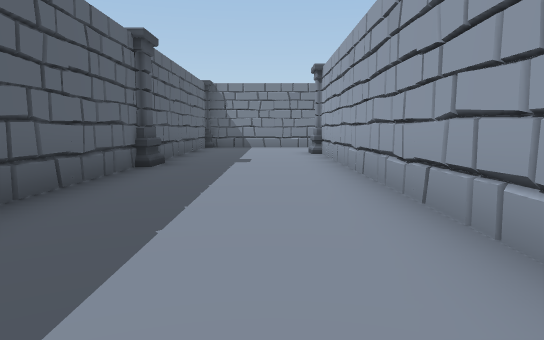
[1] (above)

24 first-person views from a walk through a scene from a Unity 3-D project. The camera is 1.3 m above the floor, tilts 6° down and sees 70° across. The floor is counted in squares, 2 m on a side. Each view is taken from the middle of a square. On the plan, view 1 faces up. The plan holds only what a view shows up to about 11 squares ahead; the rest is blank. The place goes on beyond the plan. Some animated figures are not drawn.

[2]
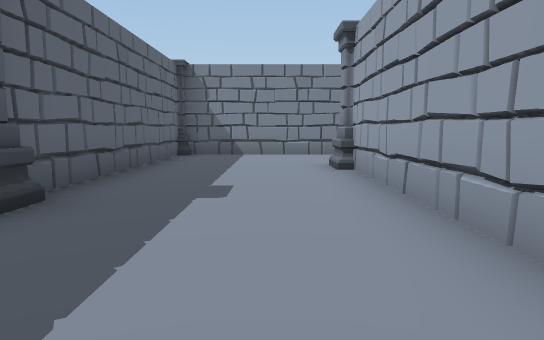

[3]
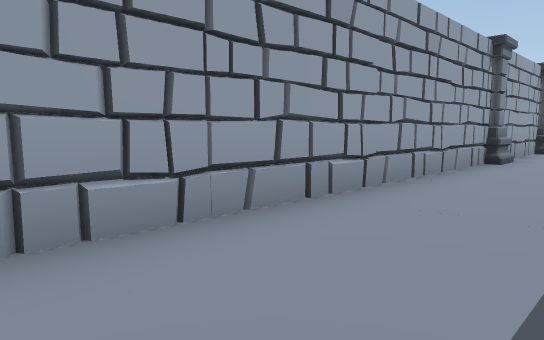

[4]
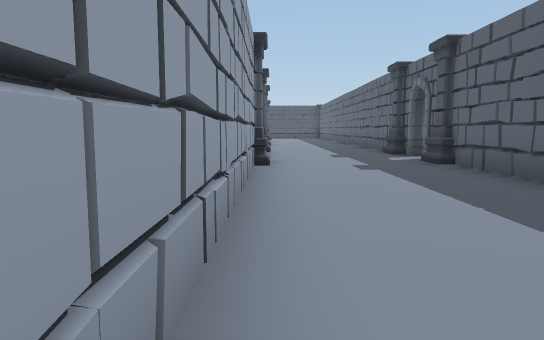

[5]
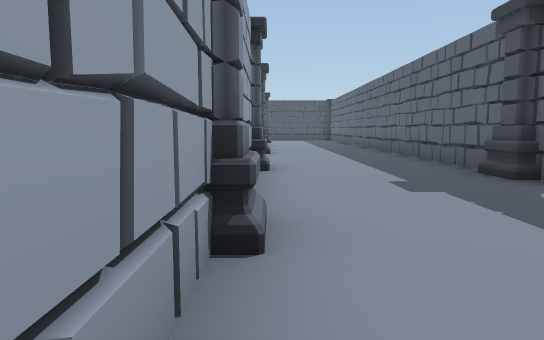

[6]
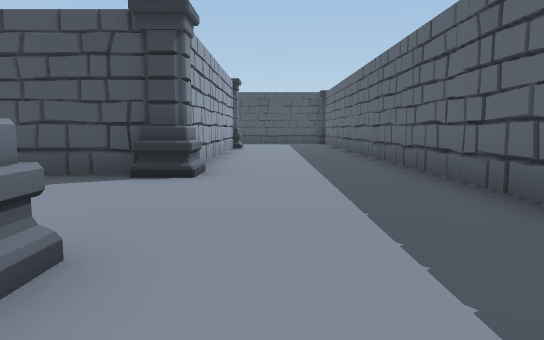

[7]
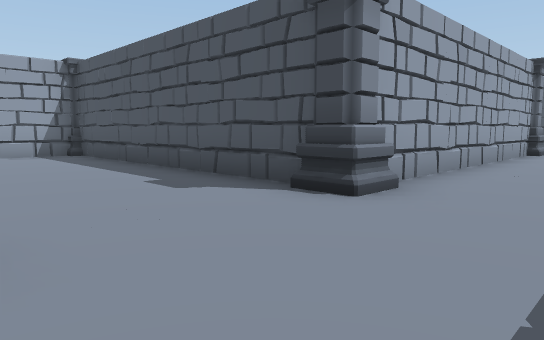

[8]
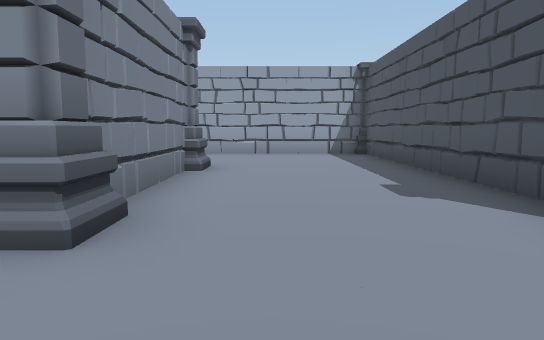

[9]
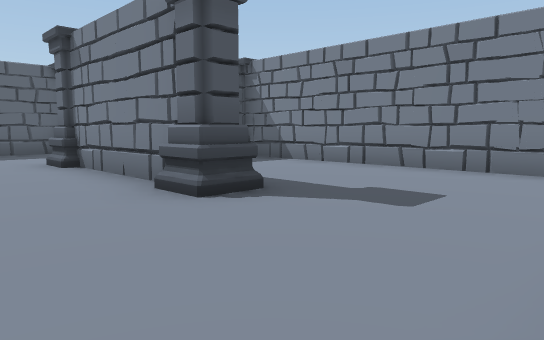

[10]
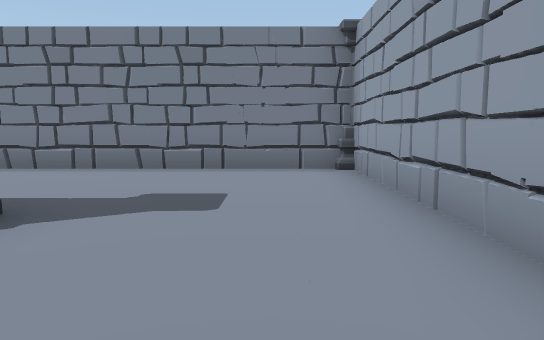

[11]
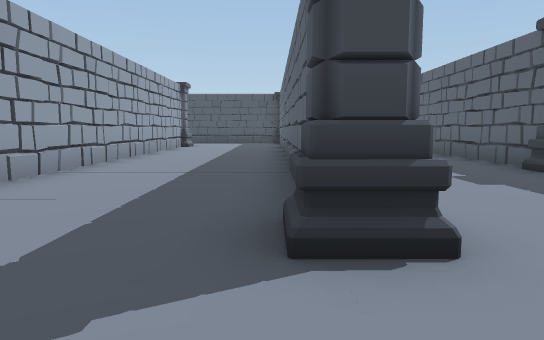

[12]
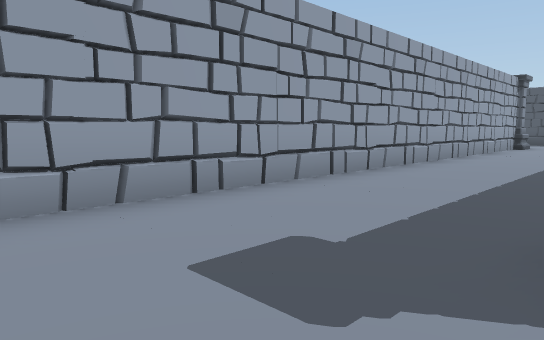

[13]
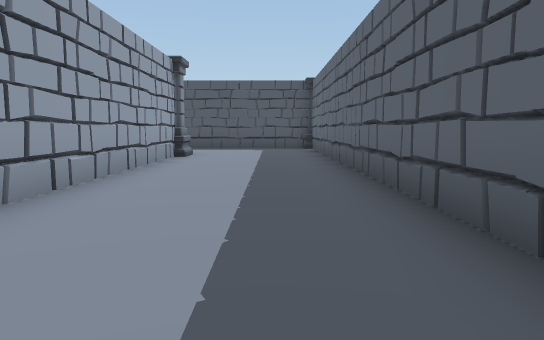

[14]
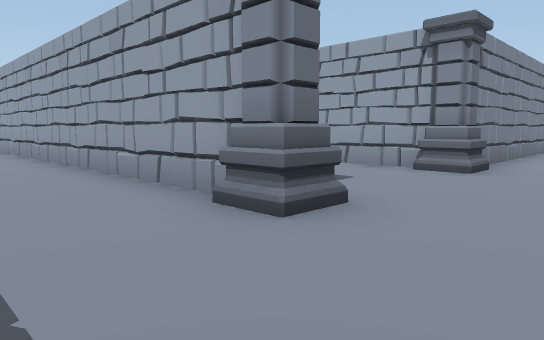

[15]
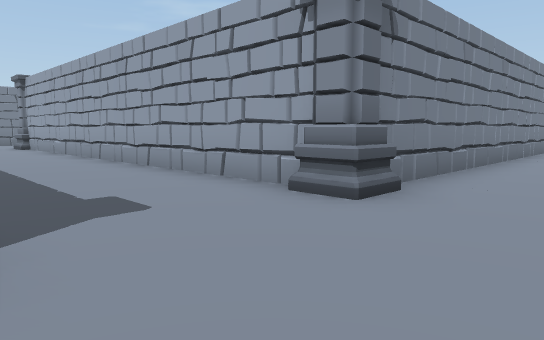

[16]
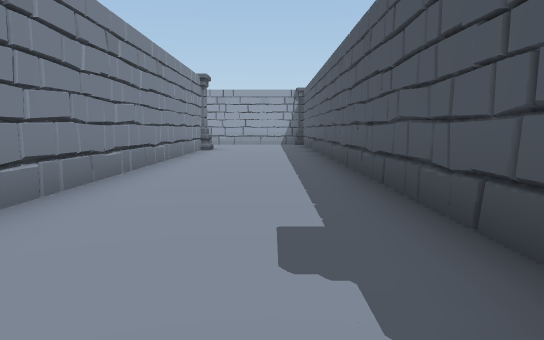

[17]
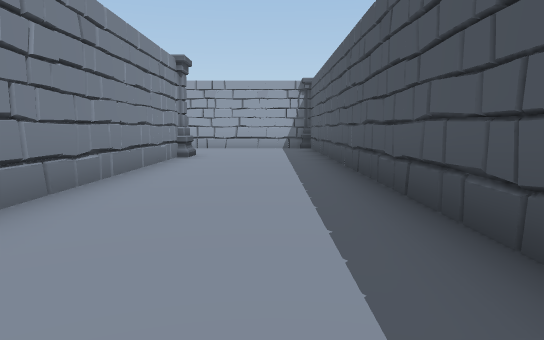

[18]
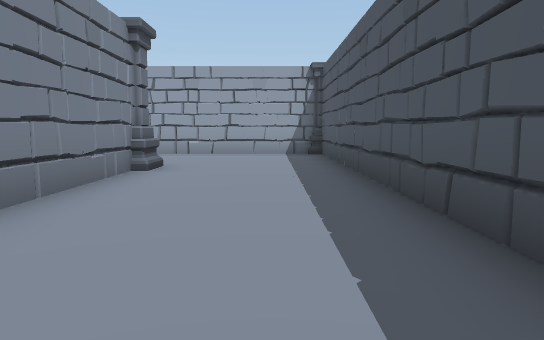

[19]
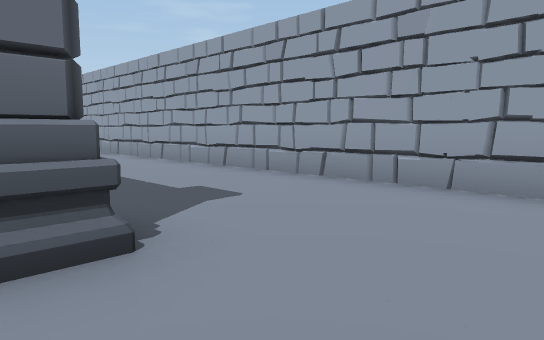

[20]
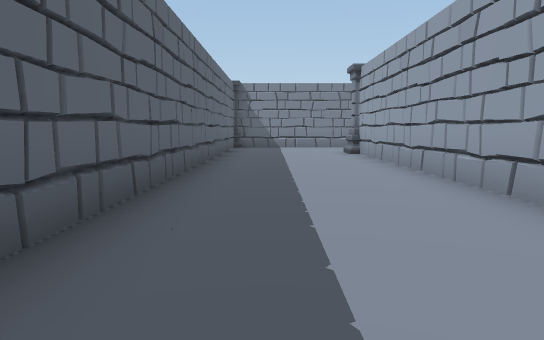

[21]
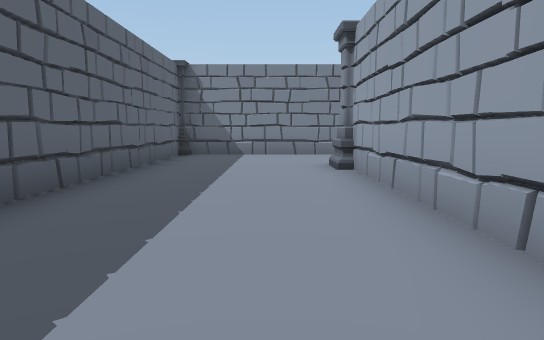

[22]
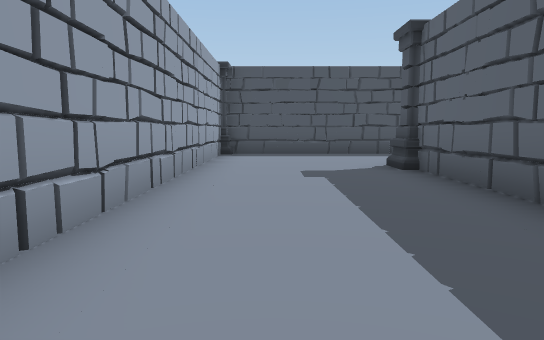

[23]
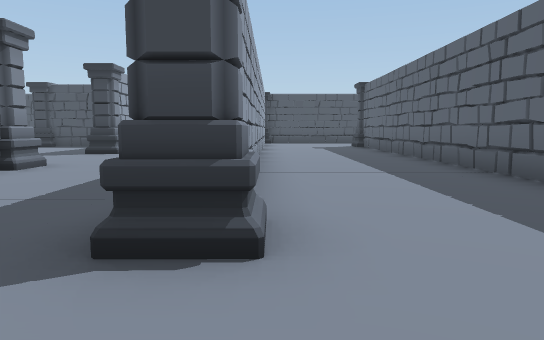

[24]
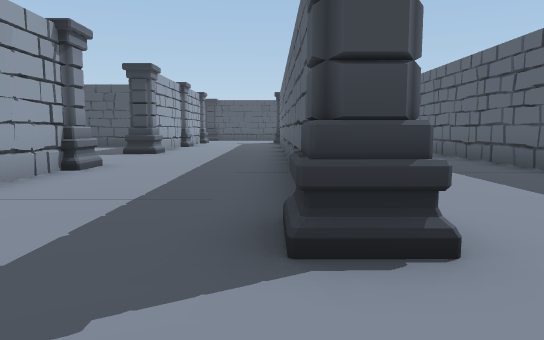

### Floor plan
Points are (right, up) in squares from view 1. A wall is a line through its corners. A room is listed if a view was taken in it or the views show most of it. See-through windows are left out.
Room 1 (views 1, 2, 3, 4, 5, 6, 7, 8, 9, 10, 11, 12, 13, 14, 15)
walls: (5.3, -1.4) (5.3, 12.5); (1.3, -4.2) (1.3, 10.3); (1.1, 1.9) (1.7, 2.2); (-2.4, -2.8) (-2.4, -5.4); (9.3, -1.4) (9.3, 8.4); (8.5, -5.6) (1.6, -5.6); (1.3, -9.2) (1.3, -6.2); (5.3, -9.6) (1.8, -9.6); (-2.4, -8.6) (-2.4, -19); (-2.4, 6.6) (-2.4, 2.2); (1.6, 8.9) (1.6, -3.1); (1.7, -13.5) (8.4, -13.5); (9.3, -13.4) (9.3, -5.9); (1.8, 14) (-1.5, 14); (-2.4, 13.4) (-2.4, 7.5); (1.3, -21.1) (1.3, -14.6)
ways out: opening at (9, -3.5) to room 2
objects: column (-2, -8); column (-2, -6); column (-2, 7); column (1, -22); column (1, -14); column (1, -10); column (1, -5); column (1, 11) to (2, 11); column (5, -2) to (6, -2); column (6, -9); column (9, -2)
Room 2 (views 16, 17, 18, 19, 20, 21, 22, 23, 24)
walls: (21.3, -1.8) (9.9, -1.8); (21.7, 3.1) (21.3, 2.7); (10.7, -5.3) (25.3, -5.3) (25.3, 10.3); (25.6, 9) (25.6, 2.4); (25.8, 14) (21.6, 14) (21.6, -1.4)
ways out: opening at (9, -3.5) to room 1
objects: column (9, -5); column (22, -2); column (25, 11) to (26, 11); column (26, -5); column (29, 2); column (29, 6)

Where each view was taken, in squares from view 1:
view 1: 0 up, 0 right, facing up
view 2: 4 up, 0 right, facing up
view 3: 3 up, 1 left, facing down-right
view 4: 2 up, 1 right, facing down
view 5: 3 down, 1 right, facing down
view 6: 8 down, 0 right, facing down
view 7: 10 down, 1 left, facing down-right
view 8: 11 down, 1 left, facing right
view 9: 12 down, 9 right, facing up-left
view 10: 12 down, 8 right, facing up
view 11: 13 up, 2 right, facing down
view 12: 13 up, 2 right, facing down-right
view 13: 8 up, 3 right, facing down
view 14: 4 down, 3 right, facing up-right
view 15: 4 down, 6 right, facing up-right
view 16: 4 down, 9 right, facing right
view 17: 4 down, 12 right, facing right
view 18: 4 down, 15 right, facing right
view 19: 4 down, 21 right, facing up-right
view 20: 0 up, 23 right, facing up
view 21: 4 up, 24 right, facing up
view 22: 5 up, 24 right, facing down
view 23: 13 up, 25 right, facing down
view 24: 13 up, 26 right, facing down
